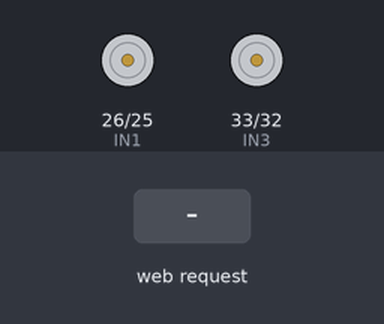
Bench run of a sketch on a simulated ESP32. Shown: motor-driver pin pairs drawn as motors (green arrow = first pin HIGH = forward, orange = second pin HIGH = backward, longer = more drive). The test bench sets the inputs (shaded band). What the sketch prints to the serial monitor is not drawn.

Above: at 1.2 s.
1.3 s: HTTP request GET /cmd?c=UP received
At 2.4 s:
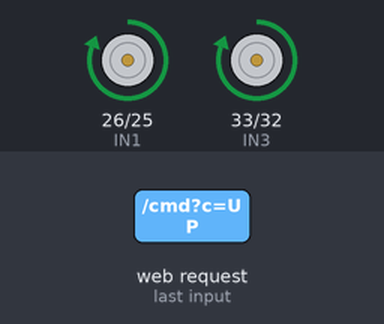
2.8 s: HTTP request GET /cmd?c=DOWN received
At 3.6 s:
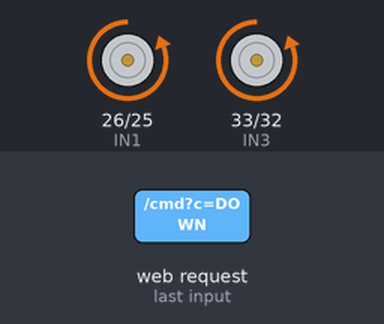
4.3 s: HTTP request GET /cmd?c=LEFT received
At 4.7 s:
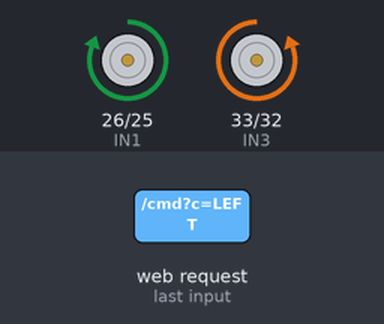
5.8 s: HTTP request GET /cmd?c=RIGHT received
At 7.0 s:
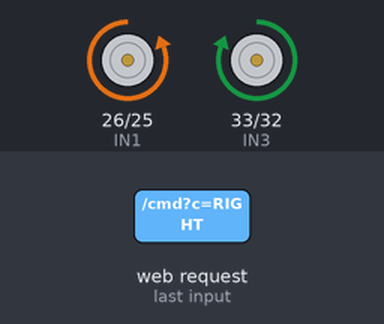
7.3 s: HTTP request GET /cmd?c=1 received
At 8.2 s:
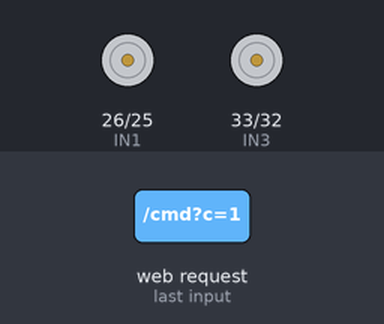
Timing chart, 0 to 9.8 s (numbered marks = the images above; inputs shaded):
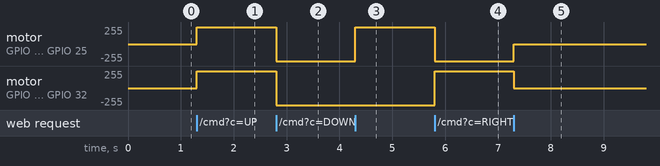

Measured:
- after the input at 1.3 s, motor on GPIO 26 (IN1) / GPIO 25 (IN2), motor on GPIO 33 (IN3) / GPIO 32 (IN4): stopped → forward 255/255 at once
- after the input at 2.8 s, motor on GPIO 26 (IN1) / GPIO 25 (IN2), motor on GPIO 33 (IN3) / GPIO 32 (IN4): forward 255/255 → backward 255/255 at once
- after the input at 4.3 s, motor on GPIO 26 (IN1) / GPIO 25 (IN2): backward 255/255 → forward 255/255 at once
- after the input at 5.8 s, motor on GPIO 26 (IN1) / GPIO 25 (IN2): forward 255/255 → backward 255/255 at once; motor on GPIO 33 (IN3) / GPIO 32 (IN4): backward 255/255 → forward 255/255 at once
- after the input at 7.3 s, motor on GPIO 26 (IN1) / GPIO 25 (IN2): backward 255/255 → stopped at once; motor on GPIO 33 (IN3) / GPIO 32 (IN4): forward 255/255 → stopped at once

The sketch:

2wd-car-with-remote.ino
```cpp
#include <WiFi.h>
#include <WebServer.h>

// Motor Pins
#define IN3 33
#define IN4 32
#define IN1 26
#define IN2 25

// Create web server on port 80
WebServer server(80);

// HTML page
const char* htmlPage = R"rawliteral(
<!DOCTYPE html>
<html>
<head>
<meta name="viewport" content="width=device-width, initial-scale=1.0">
<title>2WD ESP32 Remote</title>
<style>
body { font-family: Arial; text-align: center; margin: 0; padding: 0; background: #f5f5f5; }
.navbar { background: #333; overflow: hidden; display: flex; justify-content: center; }
.navbar button { background: #555; color: white; border: none; padding: 14px 20px; margin: 4px; cursor: pointer; }
.navbar button:hover { background: #777; }
.top-buttons { margin: 20px; }
.top-buttons button { padding: 12px 20px; font-size: 16px; margin: 5px; cursor: pointer; }
.control-grid { display: grid; grid-template-columns: repeat(3, 80px); gap: 10px; justify-content: center; }
.control-grid button { padding: 20px; font-size: 18px; cursor: pointer; border-radius: 8px; }
.green { background-color: #4CAF50 !important; color: white; }
</style>
</head>
<body>
<div class="navbar">
  <button>Remote Mode</button>
  <button>Collision Avoidance</button>
  <button>Human Follow</button>
</div>

<div class="top-buttons">
  <button onclick="sendCmd('ARM')">Arm</button>
  <button onclick="sendCmd('DISARM')">Disarm</button>
</div>

<div class="control-grid">
  <div></div>
  <button id="up" onclick="toggleButton(this, 'UP')">&#9650;</button>
  <div></div>
  <button id="left" onclick="toggleButton(this, 'LEFT')">&#9664;</button>
  <div></div>
  <button id="right" onclick="toggleButton(this, 'RIGHT')">&#9654;</button>
  <div></div>
  <button id="down" onclick="toggleButton(this, 'DOWN')">&#9660;</button>
</div>

<script>
function sendCmd(cmd){
  fetch('/cmd?c='+cmd);
}

function toggleButton(el, cmd){
  // Toggle green color
  el.classList.add('green');
  sendCmd(cmd);
  setTimeout(() => { el.classList.remove('green'); sendCmd('STOP'); }, 200);
}
</script>

</body>
</html>
)rawliteral";

// Function to handle commands
void handleCommand() {
  if (server.hasArg("c")) {
    String cmd = server.arg("c");
    if(cmd=="UP") { digitalWrite(IN3,HIGH); digitalWrite(IN4,LOW); digitalWrite(IN1,HIGH); digitalWrite(IN2,LOW); }
    else if(cmd=="DOWN") { digitalWrite(IN3,LOW); digitalWrite(IN4,HIGH); digitalWrite(IN1,LOW); digitalWrite(IN2,HIGH); }
    else if(cmd=="LEFT") { digitalWrite(IN3,LOW); digitalWrite(IN4,HIGH); digitalWrite(IN1,HIGH); digitalWrite(IN2,LOW); }
    else if(cmd=="RIGHT") { digitalWrite(IN3,HIGH); digitalWrite(IN4,LOW); digitalWrite(IN1,LOW); digitalWrite(IN2,HIGH); }
    else { digitalWrite(IN3,LOW); digitalWrite(IN4,LOW); digitalWrite(IN1,LOW); digitalWrite(IN2,LOW); } // STOP
  }
  server.send(200, "text/plain", "OK");
}

void setup() {
  Serial.begin(115200);

  // Motor pins as outputs
  pinMode(IN3, OUTPUT);
  pinMode(IN4, OUTPUT);
  pinMode(IN1, OUTPUT);
  pinMode(IN2, OUTPUT);

  // Stop motors initially
  digitalWrite(IN3,LOW); digitalWrite(IN4,LOW);
  digitalWrite(IN1,LOW); digitalWrite(IN2,LOW);

  // Start ESP32 in AP mode
  WiFi.softAP("ESP32_2WD_Remote", "12345678");
  Serial.println("Access Point started! Connect to ESP32_2WD_Remote");

  // Server routes
  server.on("/", [](){ server.send(200, "text/html", htmlPage); });
  server.on("/cmd", handleCommand);

  server.begin();
}

void loop() {
  server.handleClient();
}
```
